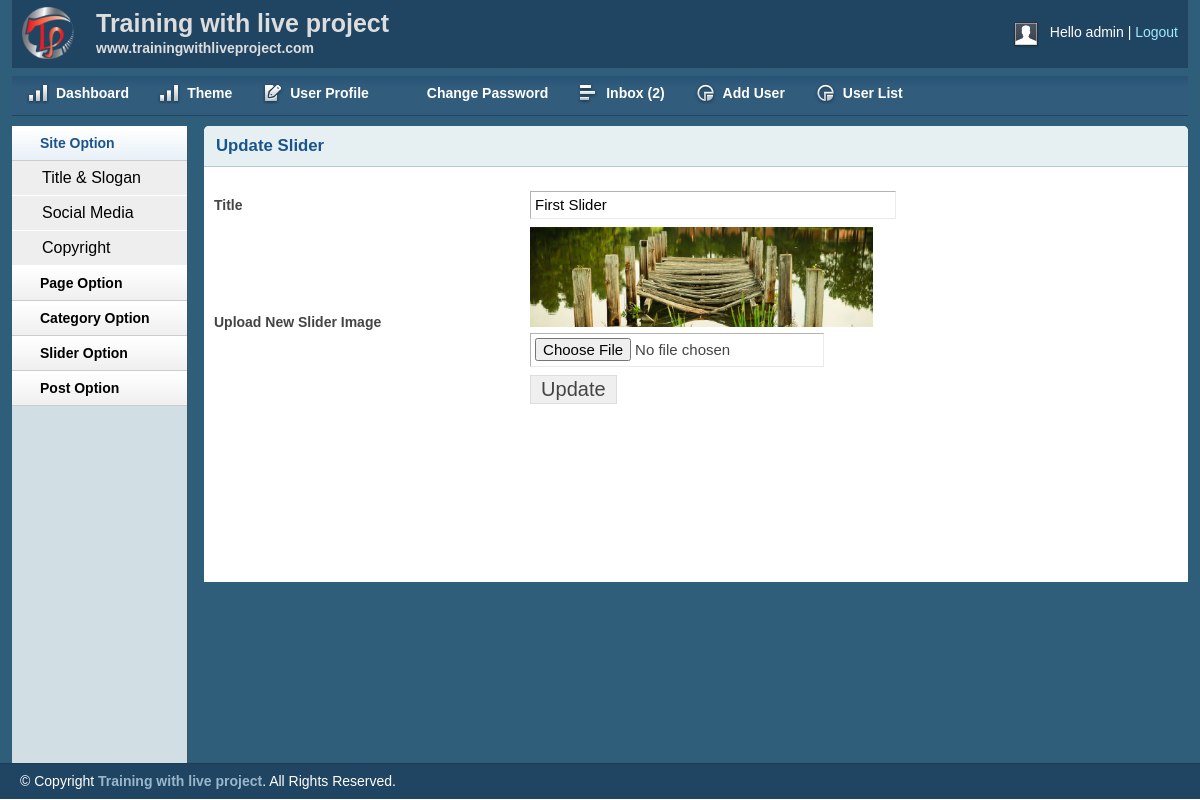
/admin/editslider.php?sliderid=4 (signed in), run on the app's committed database.
### tables this page shows
CREATE TABLE `tbl_slider` (
  `id` int(11) NOT NULL,
  `title` varchar(255) NOT NULL,
  `image` varchar(255) NOT NULL
);

### lib/Database.php (called while the page is built, shortened)
<?php
Class Database{
	public $host   = DB_HOST;
	public $user   = DB_USER;
	public $pass   = DB_PASS;
	public $dbname = DB_NAME;
	public $link;
	private function connectDB(){
	$this->link = new mysqli($this->host, $this->user, $this->pass,  $this->dbname);
 }
	public function select($query){
		$result = $this->link->query($query) or die($this->link->error.__LINE__);
		if($result->num_rows > 0){
			return $result;
		} else {
			return false;
		}
	}
}

### admin/editslider.php (the view, shortened to what this page needs)
<?php include'inc/adminheader.php' ?>
<?php include'inc/adminsidebar.php' ?>
<?php
  if (!isset($_GET['sliderid']) || $_GET['sliderid'] == NULL) {
    echo "<script>window.location='sliderlist.php';</script>";
  } else {
    $sliderid =$_GET['sliderid'];
  }
?>
        <div class="grid_10">
            <div class="box round first grid">
                <h2>Update Slider</h2>
                <div class="block">
 <?php
   $query = "select * from tbl_slider where id='$sliderid'";
   $getslider = $db->select($query);
    while ($sliderresult = $getslider->fetch_assoc()) {
 ?>
                 <form action="" method="post" enctype="multipart/form-data">
                    <table class="form">
                        <tr>
                            <td>
                                <label>Title</label>
                            </td>
                            <td>
                                <input type="text" name="title"
                                value="<?php echo $sliderresult['title']; ?>" class="medium" />
                            </td>
                        </tr>
                        <tr>
                            <td>
                                <label>Upload New Slider Image</label>
                            </td>
                            <td>
                                <img src="<?php echo $sliderresult['image']; ?>" height='100px' weight='200px'/><br>
                                <input type="file"  name="image"/>
                            </td>
                        </tr>
						            <tr>
                            <td></td>
                            <td>
                                <input type="submit" name="submit" Value="Update" />
                            </td>
                        </tr>
                    </table>
                    </form>
                    <?php }  ?>
                </div>
            </div>
        </div>
  <?php include'inc/adminfooter.php'?>

### admin/css/layout.css (style rules this page uses)
body { background: #fff none repeat scroll 0 0; color: #444; font-size: 14px; padding: 0; }
h1, h2, h3, h4, h5, h6 { line-height:1.2em; margin-bottom:.3em; }
h2 { margin-top:1em; }
.box { background:#fff; margin-bottom:20px; padding:10px 10px 10px 10px; margin-left:-8px; }
.box.grid { padding-bottom:40px; }
.box.round { -moz-border-radius: 5px 5px 0px 0px; -webkit-border-radius: 5px 5px 0px 0px; border-radius: 5px 5px 0px 0px; }
.box h2 { font-size:1.2em; font-weight:bold; color:#1B548D; background:#E6F0F3; margin:-10px -10px 0 -10px; padding:10px 12px; border-bottom:1px solid #B3CBD6; -moz-border-radius: 5px 5px 0px 0px; -webkit-border-radius: 5px 5px 0px 0px; border-radius: 5px 5px 0px 0px; }
.box.first { min-height: 406px; }
.block { padding-top:20px; }
table.form { width:100%; }
table.form td { padding:4px 0px; }
table.form label { font-weight:bold; }
table.form input, table.form select { font-size: 15px; padding: 4px 4px 5px 4px; border-top: 1px solid #b3b3b3; border-left: 1px solid #b3b3b3; border-right: 1px solid #eaeaea; border-bottom: 1px solid #eaeaea; }
table.form input[type="submit"] { border: 1px solid #ddd; color: #444; cursor: pointer; font-size: 20px; padding: 2px 10px; }
input.medium { width: 55%; }
.block { padding-bottom:1px; }

### data on the page
tbl_slider: title "First Slider", image (picture)

### other printed values
session::get('username') "admin"
$count "2"
